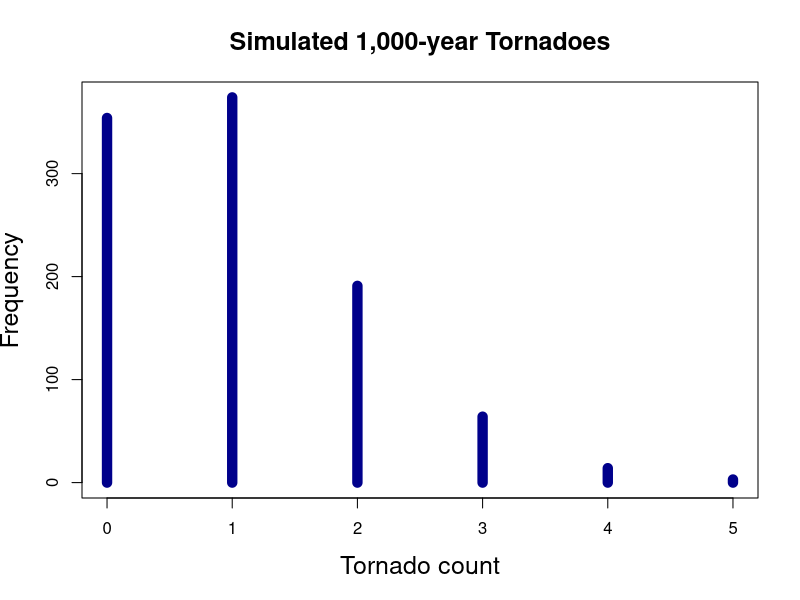

Write R code to recreate this figure.
## ---- chunk 1
y <- runif(1000)
## ---- chunk 2
y_long <-matrix(runif(1e6), ncol =1000)
## ---- chunk 3
obs_long <-colSums(y_long >=0.999)
## ---- chunk 4
plot(table(obs_long)
     ,lwd =10,main ="Simulated 1,000-year Tornadoes"
     ,col ="darkblue",xlab ="Tornado count"
     ,ylab ="Frequency",cex.lab =1.5, cex.main =1.5)


